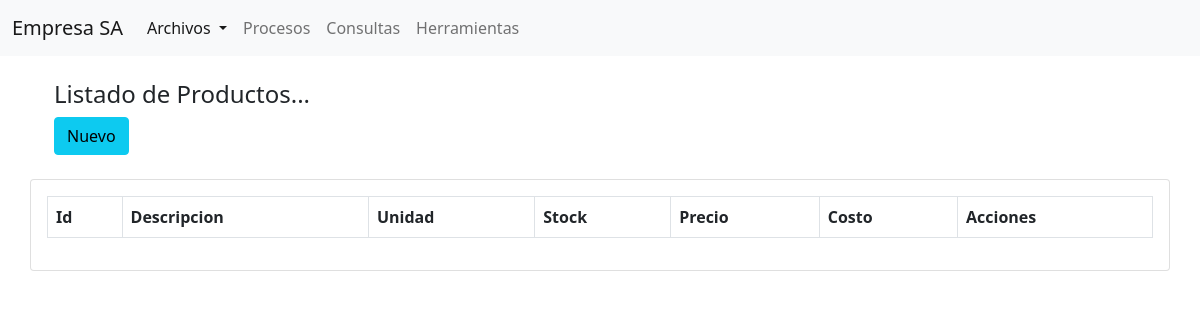
Before: /Modules/Productos/lista_producto.php with the older database file.
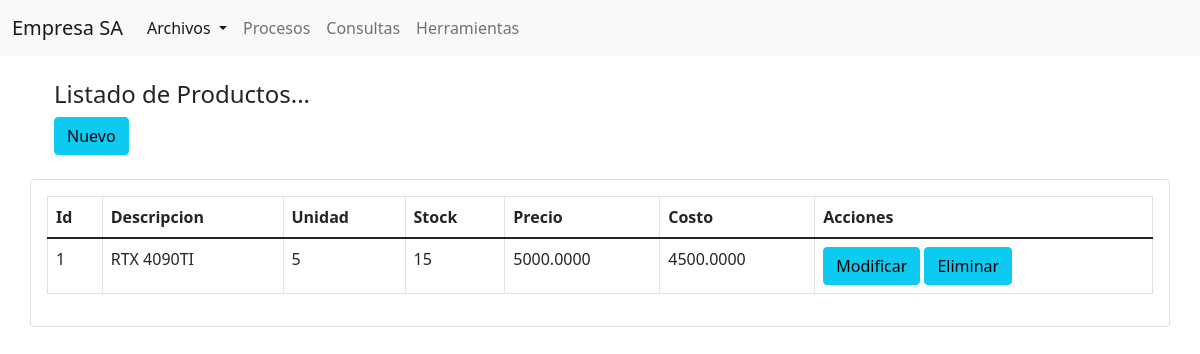
After: the same page with the newer database file.
### tables this page shows
CREATE TABLE `productos` (
  `idProducto` int(11) NOT NULL,
  `nomproducto` varchar(50) NOT NULL,
  `unimed` varchar(15) NOT NULL,
  `stock` int(11) NOT NULL,
  `preuni` decimal(10,4) NOT NULL,
  `cosuni` decimal(10,4) NOT NULL,
  `idLinea` int(11) DEFAULT NULL
);

### clases/producto.php (called while the page is built, shortened)
<?php
class Producto {
		private $con;
		public function conectar_db($cn){
			$this->con = $cn;
		}
		public function listaprodu(){
			$sql = "SELECT * FROM productos";
			$res = mysqli_query($this->con, $sql);
			return $res;
		}
	}
?>

### Modules/Productos/lista_producto.php (the view)
<?php
include_once(__DIR__.'/../../header.php');
include_once(__DIR__.'/../../includes/acceso.php');
include_once(__DIR__.'/../../clases/producto.php');
$conexion = connect_db();
$oproducto = new Producto();
$oproducto->conectar_db($conexion);
$datos_produ = $oproducto->listaprodu();
if ($datos_produ){
    ?>
    <div class="container p-12">
        <div class="row">
        <div class="container p-4">
        <h4>Listado de Productos...</h4>
        <a href="agrega_prod.php" class="btn btn-info add-new">Nuevo</a>
        </div>
        <div class="card card-body">
            <table class="table table-bordered">
            <thead>
                <tr>
                    <th>Id</th>
                    <th>Descripcion</th>
                    <th>Unidad</th>
                    <th>Stock</th>
                    <th>Precio</th>
                    <th>Costo</th>
                    <th>Acciones</th>
                </tr>
            </thead>
            <tbody>
    <?php
    while ($row=mysqli_fetch_array($datos_produ)){
        $id=$row['idProducto'];
        $nom=$row['nomproducto'];
        $und=$row['unimed'];
        $can=$row['stock'];
        $pre=$row['preuni'];
        $cos=$row['cosuni'];
        ?>
                <tr>
                    <td><?php echo $id; ?></td>
                    <td><?php echo $nom; ?></td>
                    <td><?php echo $und; ?></td>
                    <td><?php echo $can; ?></td>
                    <td><?php echo $pre; ?></td>
                    <td><?php echo $cos; ?></td>
                    <td>
                    <a href="modifica_prod.php?codigo=<?php echo $id; ?>" class="btn btn-info add-new">Modificar</a>
                    <a href="elimina_prod.php?codigo=<?php echo $id; ?>" class="btn btn-info add-new">Eliminar</a>
                    </td>
                </tr>
             <?php
    }
    ?>
    </tbody>
   </table>
            </div>
        </div>
    </div>
<?php
}
?>

Changed rows visible on the page:
added productos: idProducto "1", nomproducto "RTX 4090TI", unimed "5", stock "15", preuni "5000.0000", cosuni "4500.0000"
